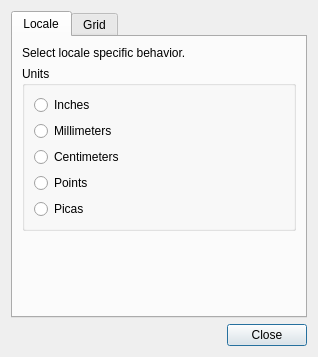
<?xml version="1.0" encoding="UTF-8"?>
<ui version="4.0">
 <class>PreferencesDialog</class>
 <widget class="QDialog" name="PreferencesDialog">
  <property name="geometry">
   <rect>
    <x>0</x>
    <y>0</y>
    <width>318</width>
    <height>357</height>
   </rect>
  </property>
  <property name="windowTitle">
   <string>gLabels - Preferences</string>
  </property>
  <layout class="QGridLayout" name="gridLayout">
   <item row="0" column="0">
    <widget class="QTabWidget" name="tabWidget">
     <property name="currentIndex">
      <number>0</number>
     </property>
     <widget class="QWidget" name="tab">
      <attribute name="title">
       <string>Locale</string>
      </attribute>
      <layout class="QGridLayout" name="gridLayout_4">
       <item row="2" column="0">
        <spacer name="verticalSpacer">
         <property name="orientation">
          <enum>Qt::Vertical</enum>
         </property>
         <property name="sizeHint" stdset="0">
          <size>
           <width>20</width>
           <height>0</height>
          </size>
         </property>
        </spacer>
       </item>
       <item row="0" column="0">
        <widget class="QLabel" name="label">
         <property name="text">
          <string>Select locale specific behavior.</string>
         </property>
        </widget>
       </item>
       <item row="1" column="0">
        <widget class="QGroupBox" name="groupBox">
         <property name="title">
          <string>Units</string>
         </property>
         <layout class="QGridLayout" name="gridLayout_2">
          <item row="4" column="0">
           <widget class="QRadioButton" name="unitsPointsRadio">
            <property name="text">
             <string>Points</string>
            </property>
           </widget>
          </item>
          <item row="3" column="0">
           <widget class="QRadioButton" name="unitsCentimetersRadio">
            <property name="text">
             <string>Centimeters</string>
            </property>
           </widget>
          </item>
          <item row="2" column="0">
           <widget class="QRadioButton" name="unitsMillimetersRadio">
            <property name="text">
             <string>Millimeters</string>
            </property>
           </widget>
          </item>
          <item row="1" column="0">
           <widget class="QRadioButton" name="unitsInchesRadio">
            <property name="text">
             <string>Inches</string>
            </property>
           </widget>
          </item>
          <item row="5" column="0">
           <widget class="QRadioButton" name="unitsPicasRadio">
            <property name="text">
             <string>Picas</string>
            </property>
           </widget>
          </item>
         </layout>
        </widget>
       </item>
      </layout>
     </widget>
     <widget class="QWidget" name="tab_2">
      <attribute name="title">
       <string>Grid</string>
      </attribute>
      <layout class="QGridLayout" name="gridLayout_3">
       <item row="0" column="0">
        <layout class="QVBoxLayout" name="verticalLayout_2">
         <item>
          <widget class="QLabel" name="label_2">
           <property name="text">
            <string>Configure grid behavior.</string>
           </property>
          </widget>
         </item>
         <item>
          <widget class="QGroupBox" name="groupBox_2">
           <property name="title">
            <string>Origin</string>
           </property>
           <layout class="QVBoxLayout" name="verticalLayout">
            <item>
             <widget class="QRadioButton" name="gridOriginTlRadio">
              <property name="text">
               <string>Top left corner</string>
              </property>
             </widget>
            </item>
            <item>
             <widget class="QRadioButton" name="gridOriginCenterRadio">
              <property name="text">
               <string>Center</string>
              </property>
             </widget>
            </item>
           </layout>
          </widget>
         </item>
         <item>
          <layout class="QHBoxLayout" name="horizontalLayout">
           <item>
            <widget class="QLabel" name="label_3">
             <property name="text">
              <string>Spacing</string>
             </property>
            </widget>
           </item>
           <item>
            <widget class="QDoubleSpinBox" name="gridSpacingSpin"/>
           </item>
           <item>
            <widget class="QPushButton" name="gridSpacingResetButton">
             <property name="focusPolicy">
              <enum>Qt::NoFocus</enum>
             </property>
             <property name="text">
              <string>Reset</string>
             </property>
            </widget>
           </item>
           <item>
            <spacer name="horizontalSpacer">
             <property name="orientation">
              <enum>Qt::Horizontal</enum>
             </property>
             <property name="sizeHint" stdset="0">
              <size>
               <width>40</width>
               <height>20</height>
              </size>
             </property>
            </spacer>
           </item>
          </layout>
         </item>
         <item>
          <spacer name="verticalSpacer_2">
           <property name="orientation">
            <enum>Qt::Vertical</enum>
           </property>
           <property name="sizeHint" stdset="0">
            <size>
             <width>20</width>
             <height>40</height>
            </size>
           </property>
          </spacer>
         </item>
        </layout>
       </item>
      </layout>
     </widget>
    </widget>
   </item>
   <item row="1" column="0">
    <widget class="QDialogButtonBox" name="buttonBox">
     <property name="orientation">
      <enum>Qt::Horizontal</enum>
     </property>
     <property name="standardButtons">
      <set>QDialogButtonBox::Close</set>
     </property>
    </widget>
   </item>
  </layout>
 </widget>
 <resources/>
 <connections>
  <connection>
   <sender>buttonBox</sender>
   <signal>clicked(QAbstractButton*)</signal>
   <receiver>PreferencesDialog</receiver>
   <slot>close()</slot>
   <hints>
    <hint type="sourcelabel">
     <x>298</x>
     <y>347</y>
    </hint>
    <hint type="destinationlabel">
     <x>298</x>
     <y>312</y>
    </hint>
   </hints>
  </connection>
  <connection>
   <sender>unitsPointsRadio</sender>
   <signal>clicked()</signal>
   <receiver>PreferencesDialog</receiver>
   <slot>onUnitsRadiosChanged()</slot>
   <hints>
    <hint type="sourcelabel">
     <x>285</x>
     <y>246</y>
    </hint>
    <hint type="destinationlabel">
     <x>298</x>
     <y>105</y>
    </hint>
   </hints>
  </connection>
  <connection>
   <sender>unitsInchesRadio</sender>
   <signal>clicked()</signal>
   <receiver>PreferencesDialog</receiver>
   <slot>onUnitsRadiosChanged()</slot>
   <hints>
    <hint type="sourcelabel">
     <x>285</x>
     <y>144</y>
    </hint>
    <hint type="destinationlabel">
     <x>298</x>
     <y>139</y>
    </hint>
   </hints>
  </connection>
  <connection>
   <sender>unitsMillimetersRadio</sender>
   <signal>clicked()</signal>
   <receiver>PreferencesDialog</receiver>
   <slot>onUnitsRadiosChanged()</slot>
   <hints>
    <hint type="sourcelabel">
     <x>285</x>
     <y>178</y>
    </hint>
    <hint type="destinationlabel">
     <x>298</x>
     <y>172</y>
    </hint>
   </hints>
  </connection>
  <connection>
   <sender>unitsCentimetersRadio</sender>
   <signal>clicked(bool)</signal>
   <receiver>PreferencesDialog</receiver>
   <slot>onUnitsRadiosChanged()</slot>
   <hints>
    <hint type="sourcelabel">
     <x>285</x>
     <y>212</y>
    </hint>
    <hint type="destinationlabel">
     <x>295</x>
     <y>164</y>
    </hint>
   </hints>
  </connection>
  <connection>
   <sender>unitsPicasRadio</sender>
   <signal>clicked()</signal>
   <receiver>PreferencesDialog</receiver>
   <slot>onUnitsRadiosChanged()</slot>
   <hints>
    <hint type="sourcelabel">
     <x>266</x>
     <y>280</y>
    </hint>
    <hint type="destinationlabel">
     <x>295</x>
     <y>215</y>
    </hint>
   </hints>
  </connection>
  <connection>
   <sender>gridSpacingSpin</sender>
   <signal>valueChanged(double)</signal>
   <receiver>PreferencesDialog</receiver>
   <slot>onGridSpacingSpinChanged()</slot>
   <hints>
    <hint type="sourcelabel">
     <x>114</x>
     <y>206</y>
    </hint>
    <hint type="destinationlabel">
     <x>7</x>
     <y>240</y>
    </hint>
   </hints>
  </connection>
  <connection>
   <sender>gridOriginTlRadio</sender>
   <signal>toggled(bool)</signal>
   <receiver>PreferencesDialog</receiver>
   <slot>onGridOriginRadiosChanged()</slot>
   <hints>
    <hint type="sourcelabel">
     <x>264</x>
     <y>128</y>
    </hint>
    <hint type="destinationlabel">
     <x>311</x>
     <y>36</y>
    </hint>
   </hints>
  </connection>
  <connection>
   <sender>gridOriginCenterRadio</sender>
   <signal>toggled(bool)</signal>
   <receiver>PreferencesDialog</receiver>
   <slot>onGridOriginRadiosChanged()</slot>
   <hints>
    <hint type="sourcelabel">
     <x>129</x>
     <y>156</y>
    </hint>
    <hint type="destinationlabel">
     <x>318</x>
     <y>235</y>
    </hint>
   </hints>
  </connection>
  <connection>
   <sender>gridSpacingResetButton</sender>
   <signal>clicked()</signal>
   <receiver>PreferencesDialog</receiver>
   <slot>onGridSpacingResetButtonClicked()</slot>
   <hints>
    <hint type="sourcelabel">
     <x>177</x>
     <y>213</y>
    </hint>
    <hint type="destinationlabel">
     <x>313</x>
     <y>267</y>
    </hint>
   </hints>
  </connection>
 </connections>
 <slots>
  <slot>onUnitsRadiosChanged()</slot>
  <slot>onGridSpacingSpinChanged()</slot>
  <slot>onGridOriginRadiosChanged()</slot>
  <slot>onGridSpacingResetButtonClicked()</slot>
 </slots>
</ui>
